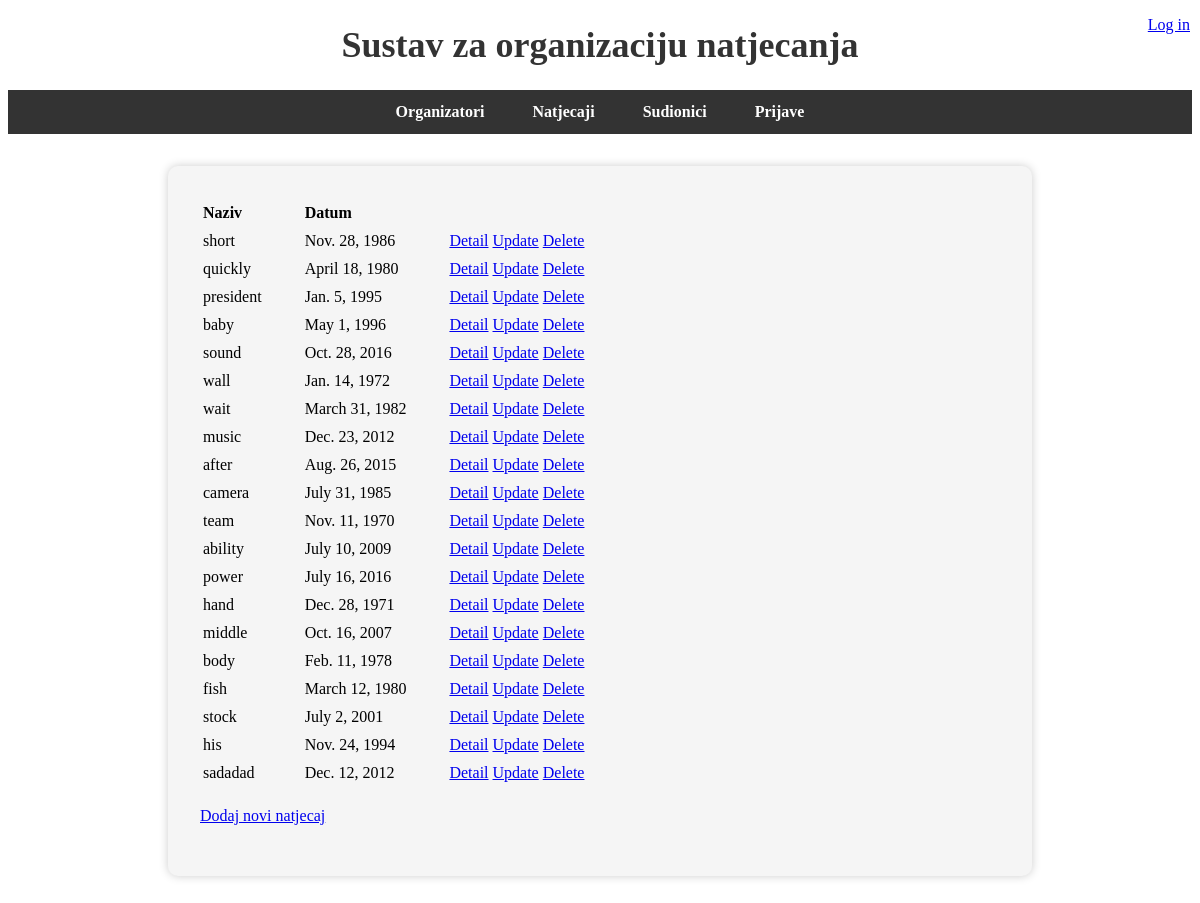
The app's page /natjecaji/ with its own data.
### main/models.py (models this page shows, shortened)
class Natjecaj(models.Model):
    natjecaj_naziv = models.CharField(max_length=255)
    natjecaj_datum = models.DateField()
    natjecaj_organizator = models.ForeignKey(Organizator, on_delete=models.CASCADE, related_name='natjecaji')
    natjecaj_sudionici = models.ManyToManyField(Sudionik, related_name='natjecaji')

### main/views.py (the view)
# urls.py: path('natjecaji/', views.natjecaj_list, name='natjecaj_list'),
def natjecaj_list(request):
    natjecaji = Natjecaj.objects.all()
    return render(request, 'natjecaji/natjecaj_list.html', {'natjecaji': natjecaji})

### templates/natjecaji/natjecaj_list.html
{% extends "index.html" %}
{% block content %}
<table>
  <thead style="text-align: left;">
    <tr>
      <th>Naziv</th>
      <th>Datum</th>
    </tr>
  </thead>
  <tbody>
    {% for natjecaj in natjecaji %}
    <tr>
      <td style="padding-right: 40px;">{{ natjecaj.natjecaj_naziv }}</td>
      <td style="padding-right: 40px;">{{ natjecaj.natjecaj_datum }}</td>
      <td>
        <a href="{% url 'natjecaj_detail' pk=natjecaj.pk %}">Detail</a>
        <a href="{% url 'natjecaj_update' pk=natjecaj.pk %}">Update</a>
        <a href="{% url 'natjecaj_delete' pk=natjecaj.pk %}">Delete</a>
      </td>
    </tr>
    {% empty %}
    <tr>
      <td colspan="4">Nema dostupnih natjecaja.</td>
    </tr>
    {% endfor %}
  </tbody>
</table>
<p><a href="{% url 'natjecaj_create' %}">Dodaj novi natjecaj</a></p>
{% endblock %}

### records on screen
Natjecaj: natjecaj_naziv "short", natjecaj_datum "Nov. 28, 1986"
Natjecaj: natjecaj_naziv "quickly", natjecaj_datum "April 18, 1980"
Natjecaj: natjecaj_naziv "president", natjecaj_datum "Jan. 5, 1995"
Natjecaj: natjecaj_naziv "baby", natjecaj_datum "May 1, 1996"
Natjecaj: natjecaj_naziv "sound", natjecaj_datum "Oct. 28, 2016"
Natjecaj: natjecaj_naziv "wall", natjecaj_datum "Jan. 14, 1972"
Natjecaj: natjecaj_naziv "wait", natjecaj_datum "March 31, 1982"
Natjecaj: natjecaj_naziv "music", natjecaj_datum "Dec. 23, 2012"
Natjecaj: natjecaj_naziv "after", natjecaj_datum "Aug. 26, 2015"
Natjecaj: natjecaj_naziv "camera", natjecaj_datum "July 31, 1985"
Natjecaj: natjecaj_naziv "team", natjecaj_datum "Nov. 11, 1970"
Natjecaj: natjecaj_naziv "ability", natjecaj_datum "July 10, 2009"
Natjecaj: natjecaj_naziv "power", natjecaj_datum "July 16, 2016"
Natjecaj: natjecaj_naziv "hand", natjecaj_datum "Dec. 28, 1971"
Natjecaj: natjecaj_naziv "middle", natjecaj_datum "Oct. 16, 2007"
Natjecaj: natjecaj_naziv "body", natjecaj_datum "Feb. 11, 1978"
Natjecaj: natjecaj_naziv "fish", natjecaj_datum "March 12, 1980"
Natjecaj: natjecaj_naziv "stock", natjecaj_datum "July 2, 2001"
Natjecaj: natjecaj_naziv "his", natjecaj_datum "Nov. 24, 1994"
Natjecaj: natjecaj_naziv "sadadad", natjecaj_datum "Dec. 12, 2012"
